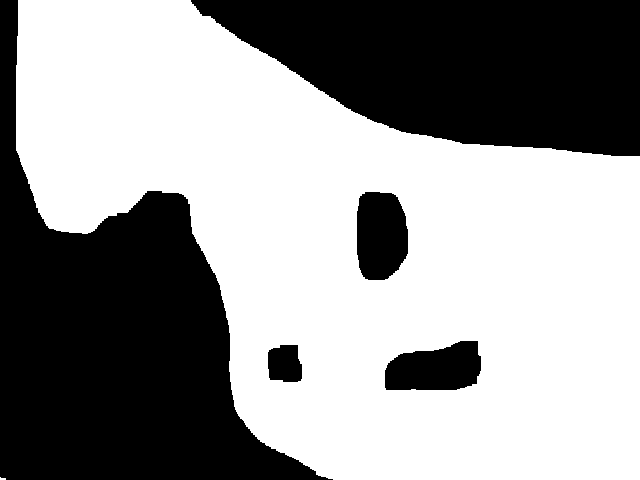
#> input picture map_test.png, 640 x 480 px
$ python img2lidar.py
#> lines starting #> are read from the running program, lines starting #| are printed output that depends on the picture; after the words box and inside, x2 and y2 are one past the last pixel; in counts of white or black regions, pixels touching at a corner belong together
### lidar_sim.py
from matplotlib import pyplot as plt
import numpy as np
import random
import math
from operator import itemgetter # for LidarMap.partition()

# TODO: Find some way to associate GPS data with Lidar data.


max_range = 600 # What is considered "infinity"
N = 15 # number of objects to add
max_variance = 15 # How rough can surface of terrain be

class LidarMap():

    def __init__(self, angles, distances):
        self.data = {angle:distance for (angle,distance) in zip(angles, distances)}
        self.update()

    def update(self):
        ''' Update internal data structure.
            This can be time consuming.  '''
        # TODO: optimize?
        self.angles = list(self.data.keys())
        self.angles.sort()
        self.distances = list(self.data.values())
        self.resolution = len(self.angles)
        self.partition()

    def distance(self, angle):
        ''' Returns the distance at the given angle '''
        # TODO: If :angle: is not in our map,
        # interpolate what it should be.
        return self.data[angle]

    # [28 lines left out: functions angle_snap, set_point, not called in this run]

    def slice(self, start, end):
        ''' Returns a list of all angles in the range start to end '''
        # TODO: is there a __magic__ method that we can define
        # so that we can use pythons slice syntax? ( my_list[2:5] )
        # TODO: What should we do if end < start?
        seg = []
        for a in list(self.data.keys()):
            if start <= a <= end:
                seg.append(a)
        return seg

    def next(self, angle):
        ''' Returns the next angle after the given one.
            This is needed because the lidar map won't necessarily
            have an entry for angle+1.
        '''
        if angle in self.data:
            i = self.angles.index(angle)
            if i == len(self.angles)-1:
                i = 0
            else:
                i += 1
            return self.angles[i]

    # [8 lines left out: function previous, not called in this run]
        #raise NotImplementedError()

    def partition(self):
        ''' Divides map into sections by finding points that undergo a
            sharp change in distance, indicating the possibility
            of object boundries.
        '''
        # TODO: optimize?
        self.edges = []
        for x in self.slice(0,359):
            a = self.distance(x)
            b = self.distance(self.next(x))
            if(abs(b-a) > 2*max_variance):
                self.edges.append(x)

        if self.edges != []:
            self.partitions = [(self.edges[i], self.edges[i+1], self.distance(self.edges[i+1]))
                    for i in range(0, len(self.edges)-1, 1)]
            self.partitions.append((self.edges[-1], self.edges[0],
                self.distance(self.edges[0])))
        else:
            self.partitions = []


    # [116 lines left out: functions findPartition, findNextPartition, findPreviousPartition, find_farthest_region, find_closest_region, find_opening and 3 more, not called in this run]

def import_map():
    """ Read a map from disk"""
    raise NotImplementedError()

def map_to_cartesian(m, origin):
    """ Takes points stored in a LidarMap and returns
        a list of the points converted to cartesian coordinates
        offset from the origin where the LidarMap is taken from.
    """
    return [(m.distance(a)*math.cos(a)+origin[0],
        m.distance(a)*math.sin(a)+origin[1]) for a in m.angles]

# [40 lines left out: functions plot_result, plot_map, main, not called in this run]

# [2 lines that do not run on import are left out]

### img2lidar.py
from PIL import Image
import matplotlib.pyplot as plt
import random
import math
import numpy as np
from lidar_sim import LidarMap
import lidar_sim

WHITE = (255,255,255)
BLACK = (0,0,0)

def bresenhamLine(x0, y0, x1, y1):
    ''' Draw line from p0 to p1.
        Taken from: https://www.codeproject.com/Articles/15604/Ray-casting-in-a-2D-tile-based-environment
    '''
    result = []
    steep = abs(y1-y0) > abs(x1-x0)
    if steep:
        #swap
        x0, y0 = y0, x0
        x1, y1 = y1, x1
    if x0 > x1:
        x0, x1 = x1, x0
        y0, y1 = y1, y0
    d_x = x1-x0
    d_y = abs(y1-y0)
    error = 0
    y = y0
    if y0 < y1:
        ystep = 1
    else:
        ystep = -1
    for x in range(x0, x1+1):
        if steep:
            result.append((y,x))
        else:
            result.append((x,y))
        error += d_y
        if 2*error >= d_x:
            y += ystep
            error -= d_x
    return result


def rayCast(position, angle, length, pixmap, max_x, max_y):
    ''' Casts a ray of :length: at :angle: from :position: and
        returns the point where it collides with terrain.
    '''
    ray = bresenhamLine(position[0], position[1],
            position[0]+int(length*math.cos(angle)),
            position[1]+int(length*math.sin(angle)))
    if ray[0] != position:
        ray.reverse()
    for i,p in enumerate(ray):
        if 0 < p[0] < max_x and 0 < p[1] < max_y:
            if pixmap[p[0],p[1]] == BLACK:
                return p
    return None


def unzip_points(l):
    ''' takes a list of couples [(x0,y0),(x1,y1)...]
        and returns two lists: one containing all the
        x values, and the other containing all the y values.
    '''
    return list(zip(*l))[0], list(zip(*l))[1],


def main():
    im = Image.open('map_test.png')
#> im is the input picture: PIL image 640x480 RGB; 59.2% white; 5 black regions, box (x1, y1, x2, y2) and area: (0, 0, 333, 480) 66447, (191, 0, 640, 156) 50306, (357, 192, 408, 280) 3871, (385, 341, 481, 390) 3703, (268, 345, 302, 382) 1095
    width = im.size[0]
#> width = 640
    height = im.size[1]
#> height = 480
    pixels = im.load()
    # load pixels in as 2d list, not used yet
    # data = []
    # for y in range(0, height):
    #     data.append([pix[x,y] for x in range(0,width)])

    waypoints = []

    target_pos = (random.randrange(0,width), random.randrange(0,height))
#> target_pos = (394, 388)
    rover_pos = (random.randrange(0,width), random.randrange(0,height))
#> rover_pos = (430, 20)
    while pixels[target_pos[0], target_pos[1]] == BLACK:
        target_pos = (random.randrange(0,width), random.randrange(0,height))
#> this loop made 1 pass
#> target_pos on pass 1: (265, 261)
    while pixels[rover_pos[0], rover_pos[1]] == BLACK:
        rover_pos = (random.randrange(0,width), random.randrange(0,height))
#> this loop made 1 pass
#> rover_pos on pass 1: (497, 207)
    waypoints.append(rover_pos)
    waypoints.append(target_pos)

    distances = []
    angles = []
    for a in np.linspace(0,2*math.pi, 200):
        p = rayCast(rover_pos, a, 300, pixels, width-1, height-1)
        if p is not None:
            d = math.sqrt((rover_pos[0]-p[0])**2 + (rover_pos[1]-p[1])**2)
            distances.append(d)
            angles.append(a)
#> this loop made 200 passes
#> (p, d) on passes 55 to 60: ((477, 352), 146.4), ((475, 341), 135.8), ((471, 341), 136.5), ((466, 341), 137.5), ((461, 341), 138.8), ((456, 343), 142)
#> d on passes 61 to 66: 145.5, 150.3, 153.4, 156.3, 159.7, 162.4
#> after the loop, angles = 113 values from 1.7 to 5.9; distances = 113 values, max 258.1 at index 16, min 62 at index 74, mean 103.6
    m = LidarMap(angles, distances)
#> in __init__, `self.data = {angle:distance for (angle,distance) in zip(angles, distan..`: self.data = 113 items
#> in update, `self.angles = list(self.data.keys())`: self.angles = 113 values from 1.7 to 5.9
#> in update, `self.distances = list(self.data.values())`: self.distances has the same summary as distances in main
#> in update, `self.resolution = len(self.angles)`: self.resolution = 113
#> the loop in partition, `for x in self.slice(0,359):` made 113 passes
#> (a, b) on passes 1 to 12: (146.4, 135.8), (135.8, 136.5), (136.5, 137.5), (137.5, 138.8), (138.8, 142), (142, 145.5), (145.5, 150.3), (150.3, 153.4), (153.4, 156.3), (156.3, 159.7), (159.7, 162.4), (162.4, 165.2)
#> after the loop in partition, `for x in self.slice(0,359):`: self.edges = [2.18, 2.56, 3.25, 3.73]
#> in partition, `self.partitions = [(self.edges[i], self.edges[i+1], self.distance(self..`: self.partitions = [(2.18, 2.56, 250.4), (2.56, 3.25, 102.6), (3.25, 3.73, 181.1)]
    cart_map = lidar_sim.map_to_cartesian(m, rover_pos)
#> cart_map = 113 pairs, first value 288.1 to 627.9, second value 107.1 to 375.3


    implot = plt.imshow(im)
    plt.plot(target_pos[0], target_pos[1], 'ro',
             rover_pos[0], rover_pos[1], 'co',
             *unzip_points(waypoints),
             *unzip_points(cart_map), 'r.'
             )
    plt.show()
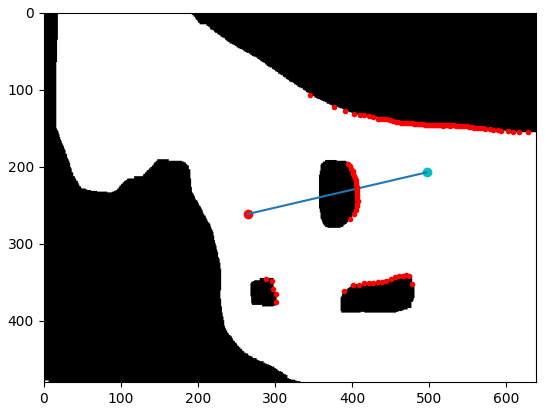
#> figure drawn by matplotlib, 1 panel

if __name__ == '__main__':
    main()
